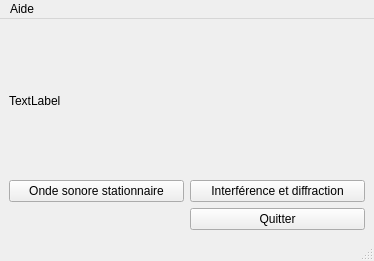
<?xml version="1.0" encoding="UTF-8"?>
<ui version="4.0">
 <class>MainWindow</class>
 <widget class="QMainWindow" name="MainWindow">
  <property name="geometry">
   <rect>
    <x>0</x>
    <y>0</y>
    <width>374</width>
    <height>261</height>
   </rect>
  </property>
  <property name="windowTitle">
   <string>Physique au Cégep</string>
  </property>
  <widget class="QWidget" name="centralwidget">
   <layout class="QGridLayout" name="gridLayout">
    <item row="1" column="1">
     <widget class="QPushButton" name="pushButton_2">
      <property name="text">
       <string>Onde sonore stationnaire</string>
      </property>
     </widget>
    </item>
    <item row="3" column="2">
     <widget class="QPushButton" name="pushButton">
      <property name="text">
       <string>Quitter</string>
      </property>
     </widget>
    </item>
    <item row="1" column="2">
     <widget class="QPushButton" name="pushButton_3">
      <property name="text">
       <string>Interférence et diffraction</string>
      </property>
     </widget>
    </item>
    <item row="0" column="2">
     <widget class="QLabel" name="label">
      <property name="text">
       <string>&lt;html&gt;&lt;head/&gt;&lt;body&gt;&lt;p&gt;&lt;img src=&quot;:/NYC/media/pingouin1.png&quot;/&gt;&lt;/p&gt;&lt;/body&gt;&lt;/html&gt;</string>
      </property>
     </widget>
    </item>
    <item row="0" column="1">
     <widget class="QLabel" name="label_2">
      <property name="text">
       <string>TextLabel</string>
      </property>
     </widget>
    </item>
   </layout>
  </widget>
  <widget class="QMenuBar" name="menubar">
   <property name="geometry">
    <rect>
     <x>0</x>
     <y>0</y>
     <width>374</width>
     <height>25</height>
    </rect>
   </property>
   <widget class="QMenu" name="menuAide">
    <property name="title">
     <string>Aide</string>
    </property>
    <addaction name="action_propos"/>
   </widget>
   <addaction name="menuAide"/>
  </widget>
  <widget class="QStatusBar" name="statusbar"/>
  <action name="action_propos">
   <property name="text">
    <string>À propos</string>
   </property>
  </action>
 </widget>
 <resources>
  <include location="../ressources.qrc"/>
 </resources>
 <connections/>
</ui>
